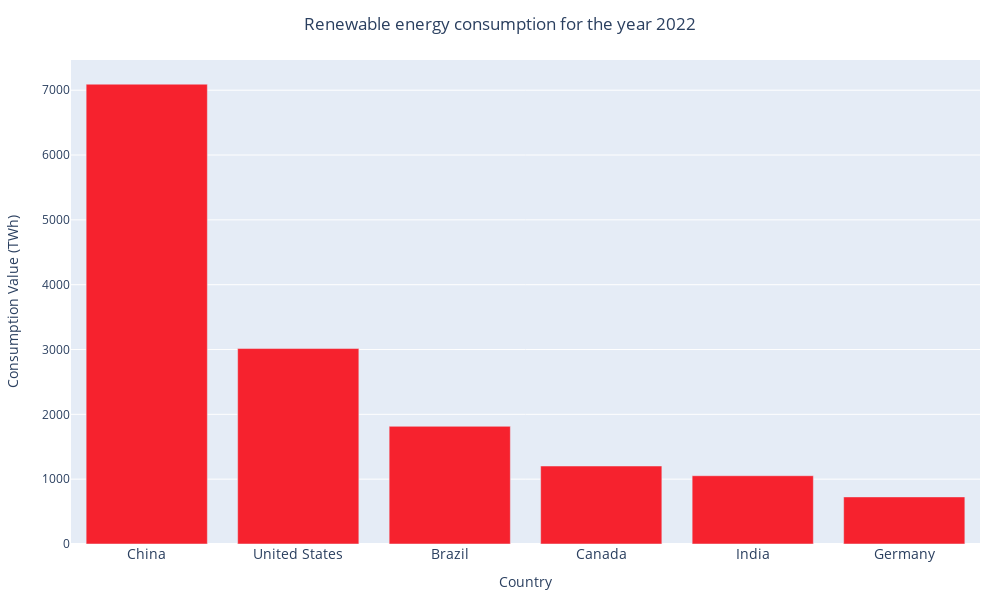

This figure's notebook cell:
### Code cell
# Plot the data using Plotly

import plotly.express as px

fig = px.bar(renewable_data, x='country', y='renewable_consumption',
             title='Renewable energy consumption for the year 2022',
             labels={'country': 'Country', 'renewable_consumption': 'Consumption Value (TWh)'},
             color_discrete_sequence=['rgb(246, 34, 46)'])

# Customize the plot
fig.update_layout(
    title_x=0.5,  # Center the title
    yaxis=dict(title_standoff=20),  # Space y-axis labels away from the plot
    xaxis=dict(tickfont=dict(size=14)),  # Increase x-axis label font size
    margin=dict(l=20, r=20, t=60, b=20),  # Decrease whitespace around the plot
    width=1000, height=600,  # Increase plot size
)

fig.show()

### Figure 1 — Plotly figure (JSON) as saved in the notebook; plotly's stock layout.template omitted (floating-point values rounded to 4 significant figures)
{"data": [{"alignmentgroup": "True", "hovertemplate": "Country=%{x}<br>Consumption Value (TWh)=%{y}<extra></extra>", "legendgroup": "", "marker": {"color": "rgb(246, 34, 46)", "pattern": {"shape": ""}}, "name": "", "offsetgroup": "", "orientation": "v", "showlegend": false, "textposition": "auto", "type": "bar", "x": ["China", "United States", "Brazil", "Canada", "India", "Germany"], "xaxis": "x", "y": [7093.0, 3015.0, 1815.0, 1203.0, 1053.0, 726.2], "yaxis": "y"}], "layout": {"barmode": "relative", "height": 600, "legend": {"tracegroupgap": 0}, "margin": {"b": 20, "l": 20, "r": 20, "t": 60}, "title": {"text": "Renewable energy consumption for the year 2022", "x": 0.5}, "width": 1000, "xaxis": {"anchor": "y", "domain": [0, 1], "tickfont": {"size": 14}, "title": {"text": "Country"}}, "yaxis": {"anchor": "x", "domain": [0, 1], "title": {"standoff": 20, "text": "Consumption Value (TWh)"}}}}
